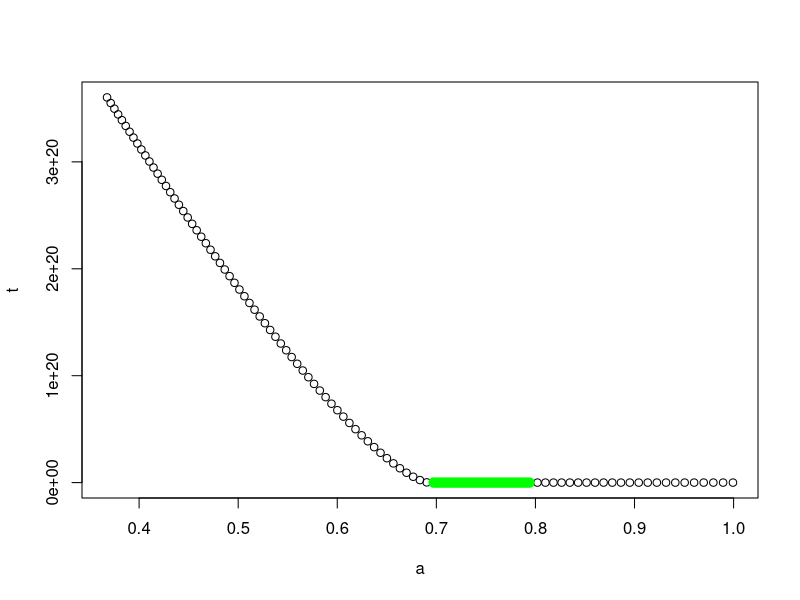

R code for this plot:
library(deSolve)
library(lme4)
library(dplyr)
#ampicillin concentration and position
outt<-NULL
ampconc <- seq(0, 1, by = 0.01)
ampco <- rev((exp(ampconc) / 2.72))
getmax = for(a in ampco) {
  parameters = c(
    ampc = a,
    trate = 1.5,
    degtc = 1,
    synrate = 1.5
  )
  #ode model of tetC levels and tet level in the cell
  state <- c(tet = 0.5,
             tetc = .025)
  
  tetconc <- function(t, state, parameters) {
    with(as.list(c(state, parameters)), {
      dtet = (tet) - (trate * tetc) * (tet) / (0.5 + tet)
      dtetc = synrate * ampc - (degtc * tetc)
      list(c(dtet, dtetc))
    })
  }
  out <-
    as.data.frame(ode(
      y = state,
      times = seq(1, 50),
      func = tetconc,
      parms = parameters,
      method = "lsoda"
    ))
  maxt<-c(a,max(out$tet))
  outt<-as.data.frame(rbind(outt,maxt))
}
names(outt)<-c("a","t")
survive<-filter(outt, outt$a < 0.8, outt$t<1)
#results <- as.data.frame(ampco, lapply(ampco, getmax))
#head(results)
#plot(x = results$amp, y = results$tet)
#curve(getmax, from = 1, to = 2, n = 101)
plot(outt)
points(survive, col="green",type="l",lwd=10)
